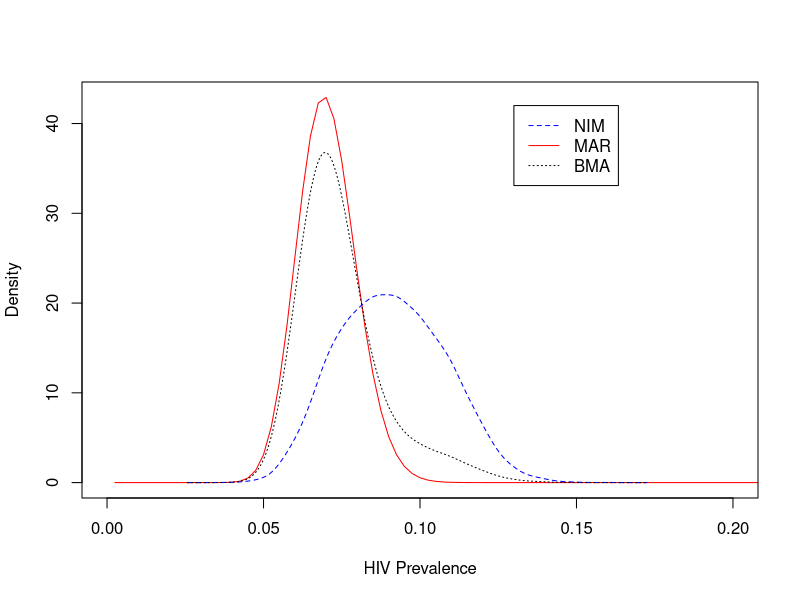

This chart was generated by the following R code:
## ---- chunk 1
knitr::opts_chunk$set(echo = TRUE)
set.seed(13) ### global reproducibility
## ---- chunk 2
### bespoke code for a single Dirichlet random draw
rdirch <- function(n, alph) {
  p <- length(alph)
  ans <- matrix(NA, n,p)
  for (i in 1:p) {
    ans[,i] <- rgamma(n, alph[i])
  }  
  tmp <- apply(ans, 1, sum)
  for (i in 1:p) {
    ans[,i] <- ans[,i]/tmp
  }  
ans
}
## ---- chunk 3
### Bayes factor in favor of MAR
bysfct <- function(c0, c10, c11) {
  n <- c0+c10+c11
  (n+2)*(n+3)/(6*(c0+1)*(n-c0+1))    
}
## ---- chunk 4
### HIV data
c0 <- 36; c10 <- 699; c11 <- 52
## ---- chunk 5
### plot posterior under MAR
gr <- (1:399)/400
plot(gr, dbeta(gr, 1+c11, 1+c10), type="l",xlim=c(0,0.2),col="red",
     xlab="HIV Prevalence", ylab="Density")

## MC representation of NIM posterior
m <- 10000
tmp <-rdirch(m, c(2+c0, 1+c10, 1+c11))
psi.mc <- runif(m)*tmp[,1]+tmp[,3]
require(KernSmooth)
kfit <- bkde(psi.mc)
points(kfit$x, kfit$y, type="l",col="blue",lty=2)

## Model-averaged posterior
bf <- bysfct(c0,c10, c11)
tmp <- (1/(1+bf))*kfit$y +
       (bf/(1+bf))*dbeta(kfit$x, 1+c11, 1+c10)
points(kfit$x, tmp, type="l",col="black",lty=3)
legend(.13,42, legend=c("NIM","MAR","BMA"),
       lty=c(2,1,3),col=c("blue","red","black"))
## ---- chunk 6
NREP <- 100000

### cell probs, order (R,Y) = (0,0), (0,1), (1,0), (1,1)

### top-half rows generated under M0
res <- cbind(0, rdirch(NREP,rep(1,4)))

### bottom-half rows generated under M1 
tmp.q <- runif(NREP)
tmp.p <- runif(NREP)
res <- rbind(res,
  cbind(1, (1-tmp.q)*(1-tmp.p), (1-tmp.q)*tmp.p, tmp.q*(1-tmp.p), tmp.q*tmp.p))
## ---- chunk 7
trg <- res[,3]+res[,5]
limbf <- 1/(6*(res[,2]+res[,3])*(res[,4]+res[,5]))
limpm0 <- res[,5] + .5*(res[,2]+res[,3])
limpm1 <- res[,5]/(res[,4]+res[,5])
limmx <- (1/(1+limbf))*limpm0 + (limbf/(1+limbf))*limpm1
## ---- chunk 8
amse <- matrix(NA,2,2)
ndx <- res[,1]==0  ### nature = M0
#amse[1,1] <- mean((limpm0[ndx]-trg[ndx])^2)
amse[1,2] <- mean((limmx[ndx]-trg[ndx])^2)

ndx <- 1:(2*NREP) ### nature = MIX
#amse[2,1] <- mean((limpm0[ndx]-trg[ndx])^2)
amse[2,2] <- mean((limmx[ndx]-trg[ndx])^2)

### but actually have closed-forms for some elements
amse[1,1] <- 1/40
amse[2,1] <- 1/80+1/72

### output table
round(sqrt(amse),digits=3)

### percentage changes
sqrt(amse[1,2]/amse[1,1])
sqrt(amse[2,2]/amse[2,1])
## ---- chunk 9
### bootstrap to check stability of percentage change
bs.rep <- 200
r1.bs  <- r2.bs <- rep(NA,bs.rep)
for (i in 1:bs.rep) {
  
  smp.bs <- sample(1:NREP, size=NREP, replace=T)
  tmp.d <- 1/40
  tmp.n <- ((limmx-trg)^2)[smp.bs]
  r1.bs[i] <- sqrt(mean(tmp.n)/mean(tmp.d))
  
  smp.bs <- sample(1:(2*NREP), size=2*NREP, replace=T)
  tmp.d <- 1/80+1/72
  tmp.n <- ((limmx-trg)^2)[smp.bs]
  r2.bs[i] <- sqrt(mean(tmp.n)/mean(tmp.d)) 
}  

summary(r1.bs)
sqrt(var(r1.bs))
summary(r2.bs)
sqrt(var(r2.bs))
